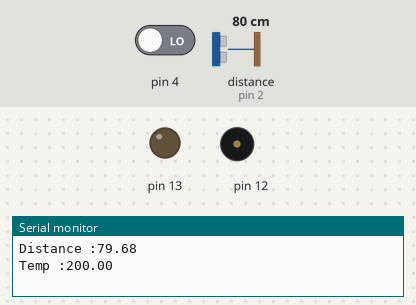
A sketch run on a simulated Arduino Uno, built with avr-gcc and run on an emulated ATmega328P. Parts: output pins drawn as LEDs (lit = HIGH), buzzer (waves = sounding), the last lines printed to the serial monitor. Wiring (inferred from the names in the program): ultrasonic range finder: trigger pin 3; echo pin 2. Inputs (shaded band) come from the test bench; at power-on: pin 4 LOW, distance to the obstacle (sensor on pin 2) 80 cm. The echo pulse lasts 58.3 µs per cm; pins used as bus, display or sensor lines are not drawn.

Above: at 1.2 s.
1.3 s: pin 4 driven HIGH
At 5.3 s:
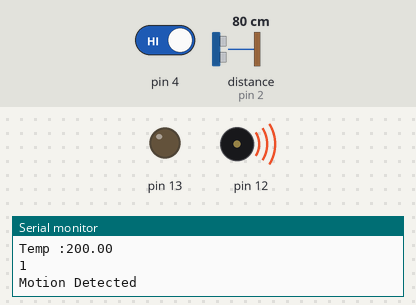
Timing chart, 0 to 13.3 s (numbered marks = the images above; inputs shaded):
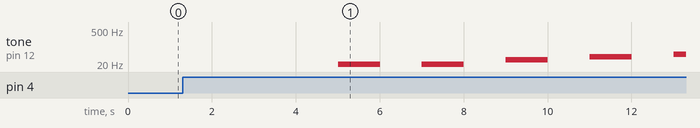

Measured:
- by itself, tone on pin 12: plays 10 Hz for 1.0 s, 20 Hz for 1.0 s, 30 Hz for 1.0 s, 40 Hz for 1.0 s, 50 Hz for 0.29 s

The sketch:

Assignment1.ino
```cpp
// C++ code
//
// INTERNET OF THINGS

int t =3;
int e =2;
void setup()
{
  Serial.begin(9600);
  pinMode(t,OUTPUT);
  pinMode(e,INPUT);
  pinMode(13,OUTPUT);
  pinMode(4,INPUT);
  pinMode(12,OUTPUT);
}

void loop()
{
  // OBJECT DETECTION :
  digitalWrite(t,LOW);
  digitalWrite(t,HIGH);
  delayMicroseconds(10);
  digitalWrite(t,LOW);
  float dur=pulseIn(e,HIGH);
  float dis=(dur*0.0343)/2;
  Serial.print("Distance :");
  Serial.println(dis);

  // TEMPERATURE SENSING :

  double a = analogRead(A0);
  double c = (((a/1024)*5)-0.5)*100;
  Serial.print("Temp :");
  Serial.println(c);
  delay(2000);

  // MOTION DETECTOR

  int p = digitalRead(4);
  Serial.println(p);
  if(p)
    Serial.println("Motion Detected");
  delay(1000);

  // BUZZER

  for(int i=0;i<=30000;i=i+10)
  {
    tone(12,i);
    delay(1000);
    noTone(12);
    delay(1000);
  }


}
```
